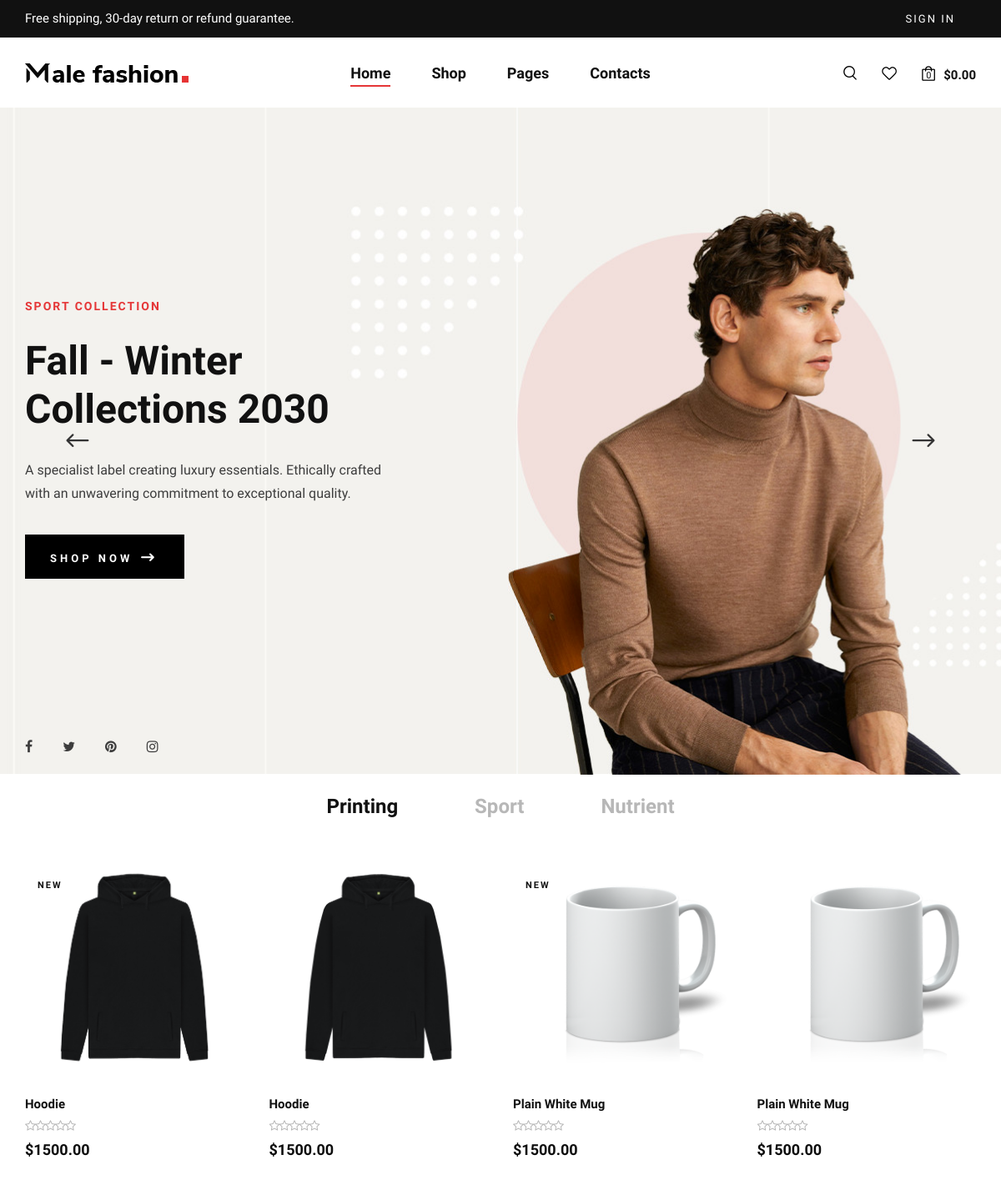
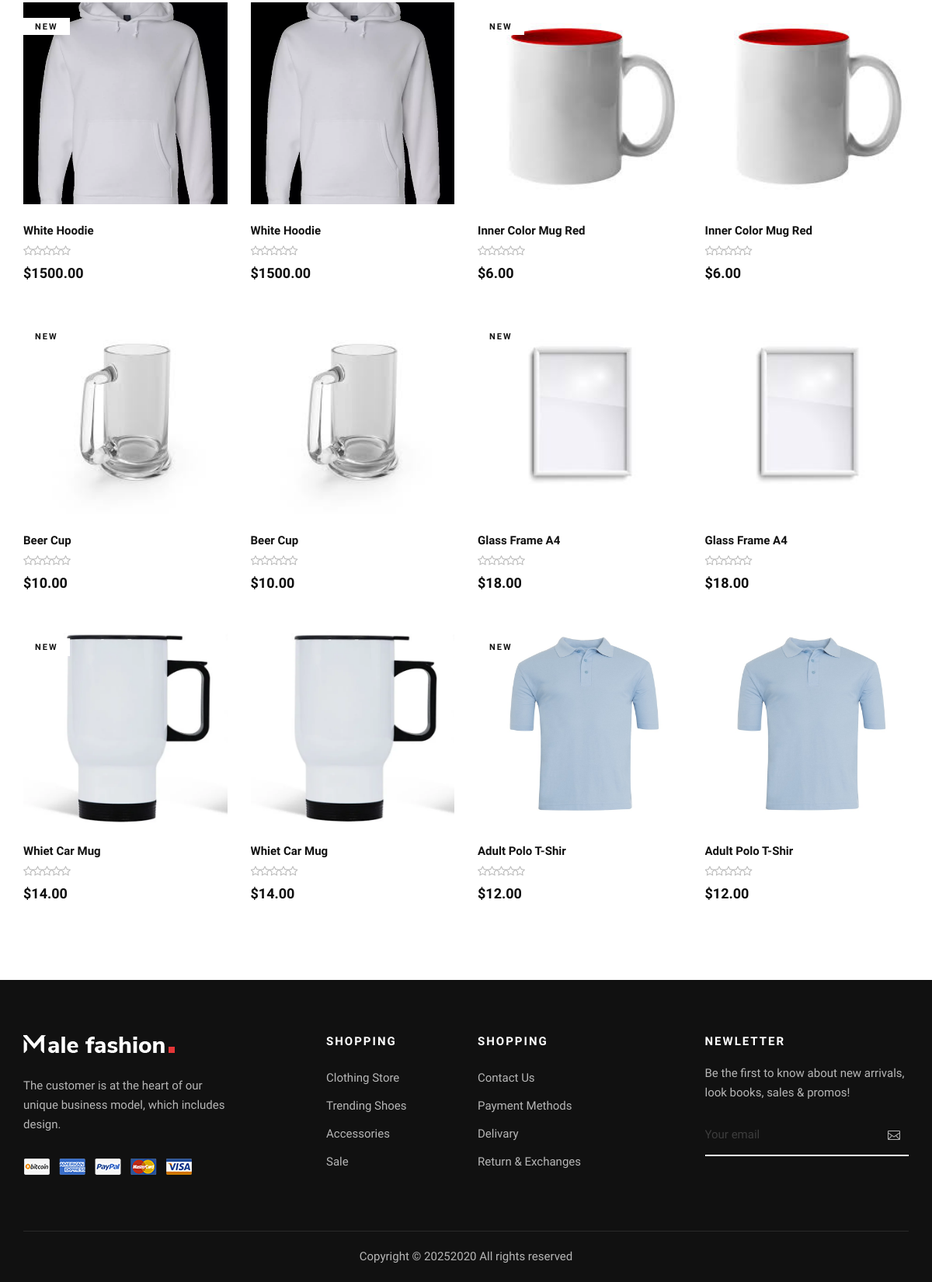
The page / on the database its author committed (2 pictures, top to bottom).
### products/models.py (models this page shows, shortened)
class Product(models.Model):
    name = models.CharField(max_length=255)
    description = models.TextField(null=True)
    price = models.DecimalField(max_digits=10, decimal_places=2)
    category = models.ForeignKey(Category, on_delete=models.CASCADE)
    image = models.ImageField(upload_to='images/')
    stock = models.PositiveBigIntegerField()

### products/views.py (the view)
# urls.py: path('', views.index, name='index'),
def index(request):
    product = Product.objects.all()
    return render(request, 'base/base.html', context={'products': product})

### products/templates/base/base.html (shortened to what this page needs)
<!DOCTYPE html>
<html lang="zxx">
<head>
    {% load static %}
    <link rel="stylesheet" href="{% static 'css/bootstrap.min.css' %}" type="text/css">
    <link rel="stylesheet" href="{% static 'css/font-awesome.min.css' %}" type="text/css">
    <link rel="stylesheet" href="{% static 'css/elegant-icons.css' %}" type="text/css">
    <link rel="stylesheet" href="{% static 'css/magnific-popup.css' %}" type="text/css">
    <link rel="stylesheet" href="{% static 'css/nice-select.css' %}" type="text/css">
    <link rel="stylesheet" href="{% static 'css/owl.carousel.min.css' %}" type="text/css">
    <link rel="stylesheet" href="{% static 'css/slicknav.min.css' %}" type="text/css">
    <link rel="stylesheet" href="{% static 'css/style.css' %}" type="text/css">
</head>
<body>
    <header class="header">
        <div class="header__top">
            <div class="container">
                <div class="row">
                    <div class="col-lg-6 col-md-7">
                        <div class="header__top__left">
                            <p>Free shipping, 30-day return or refund guarantee.</p>
                        </div>
                    </div>
                    <div class="col-lg-6 col-md-5">
                        <div class="header__top__right">
                            <div class="header__top__links">
                                <a href="{% url 'login' %}">Sign in</a>
                            </div>
                        </div>
                    </div>
                </div>
            </div>
        </div>
        <div class="container">
            <div class="row">
                <div class="col-lg-3 col-md-3">
                    <div class="header__logo">
                        <a href="{% url 'index' %}"><img src="{% static 'img/logo.png' %}" alt=""></a>
                    </div>
                </div>
                <div class="col-lg-6 col-md-6">
                    <nav class="header__menu mobile-menu">
                        <ul>
                            <li class="active"><a href="{% url 'index' %}">Home</a></li>
                            <li><a href="{% url 'shop' %}">Shop</a></li>
                            <li><a href="#">Pages</a>
                            </li>
                            <li><a href="./contact.html">Contacts</a></li>
                        </ul>
                    </nav>
                </div>
                <div class="col-lg-3 col-md-3">
                    <div class="header__nav__option">
                        <a href="#" class="search-switch"><img src="{% static 'img/icon/search.png' %}" alt=""></a>
                        <a href="#"><img src="{% static 'img/icon/heart.png' %}" alt=""></a>
                        <a href="{% url 'cart' %}"><img src="{% static 'img/icon/cart.png' %}" alt=""> <span class="cart-count">0</span></a>
                        <div class="price">$0.00</div>
                    </div>
                </div>
            </div>
        </div>
    </header>
    {% block base %}
    <section class="hero">
        <div class="hero__slider owl-carousel">
            <div class="hero__items set-bg" data-setbg="{% static 'img/hero/hero-1.jpg' %}">
                <div class="container">
                    <div class="row">
                        <div class="col-xl-5 col-lg-7 col-md-8">
                            <div class="hero__text">
                                <h6>Sport Collection</h6>
                                <h2>Fall - Winter Collections 2030</h2>
                                <p>A specialist label creating luxury essentials. Ethically crafted with an unwavering
                                commitment to exceptional quality.</p>
                                <a href="{% url 'shop' %}" class="primary-btn">Shop now <span class="arrow_right"></span></a>
                                <div class="hero__social">
                                    <a href="#"><i class="fa fa-facebook"></i></a>
                                    <a href="#"><i class="fa fa-twitter"></i></a>
                                    <a href="#"><i class="fa fa-pinterest"></i></a>
                                    <a href="#"><i class="fa fa-instagram"></i></a>
                                </div>
                            </div>
                        </div>
                    </div>
                </div>
            </div>
        </div>
    </section>
<div style="padding: 10px;">
</div>
    <section class="product spad">
        <div class="container">
            <div class="row">
                <div class="col-lg-12">
                    <ul class="filter__controls">
                        <li class="active" data-filter="*">Printing</li>
                        <li data-filter=".new-arrivals">Sport</li>
                        <li data-filter=".hot-sales">Nutrient</li>
                    </ul>
                </div>
            </div>
            <div class="row product__filter">
                {% for product in  products %}
                <div class="col-lg-3 col-md-6 col-sm-6 col-md-6 col-sm-6 mix new-arrivals">
                    <a href="{% url 'product'  product.id  %}">
                    <div class="product__item">
                        <div class="product__item__pic set-bg" data-setbg="{{ product.image.url }}">
                            <span class="label">New</span>
                        </div>
                        <div class="product__item__text">
                            <h6>{{ product.name }}</h6>
                            <div class="rating">
                                <i class="fa fa-star-o"></i>
                                <i class="fa fa-star-o"></i>
                                <i class="fa fa-star-o"></i>
                                <i class="fa fa-star-o"></i>
                                <i class="fa fa-star-o"></i>
                            </div>
                            <h5>${{ product.price }}</h5>
                        </div>
                    </div>
                </a>
                </div>
                <div class="col-lg-3 col-md-6 col-sm-6 col-md-6 col-sm-6 mix hot-sales">
                    <a href="{% url 'product'  product.id  %}">
                        <div class="product__item">
                            <div class="product__item__pic set-bg" data-setbg="{{ product.image.url }}">
                            </div>
                            <div class="product__item__text">
                                <h6>{{ product.name }}</h6>
                                <div class="rating">
                                    <i class="fa fa-star-o"></i>
                                    <i class="fa fa-star-o"></i>
                                    <i class="fa fa-star-o"></i>
                                    <i class="fa fa-star-o"></i>
                                    <i class="fa fa-star-o"></i>
                                </div>
                                <h5>${{ product.price }}</h5>
                            </div>
                        </div>
                    </a>
                </div>
               {% endfor %}
            </div>
        </div>
    </section>
    {% endblock base %}
    <footer class="footer">
        <div class="container">
            <div class="row">
                <div class="col-lg-3 col-md-6 col-sm-6">
                    <div class="footer__about">
                        <div class="footer__logo">
                            <a href="#"><img src="{% static 'img/footer-logo.png' %}" alt=""></a>
                        </div>
                        <p>The customer is at the heart of our unique business model, which includes design.</p>
                        <a href="#"><img src="{% static 'img/payment.png' %}" alt=""></a>
                    </div>
                </div>
                <div class="col-lg-2 offset-lg-1 col-md-3 col-sm-6">
                    <div class="footer__widget">
                        <h6>Shopping</h6>
                        <ul>
                            <li><a href="#">Clothing Store</a></li>
                            <li><a href="#">Trending Shoes</a></li>
                            <li><a href="#">Accessories</a></li>
                            <li><a href="#">Sale</a></li>
                        </ul>
                    </div>
                </div>
                <div class="col-lg-2 col-md-3 col-sm-6">
                    <div class="footer__widget">
                        <h6>Shopping</h6>
                        <ul>
                            <li><a href="#">Contact Us</a></li>
                            <li><a href="#">Payment Methods</a></li>
                            <li><a href="#">Delivary</a></li>
                            <li><a href="#">Return & Exchanges</a></li>
                        </ul>
                    </div>
                </div>
                <div class="col-lg-3 offset-lg-1 col-md-6 col-sm-6">
                    <div class="footer__widget">
                        <h6>NewLetter</h6>
                        <div class="footer__newslatter">
                            <p>Be the first to know about new arrivals, look books, sales & promos!</p>
                            <form action="#">
                                <input type="text" placeholder="Your email">
                                <button type="submit"><span class="icon_mail_alt"></span></button>
                            </form>
                        </div>
                    </div>
                </div>
            </div>
            <div class="row">
                <div class="col-lg-12 text-center">
                    <div class="footer__copyright__text">
                        <p>Copyright ©
                            2020
                            All rights reserved
                        </p>
                    </div>
                </div>
            </div>
        </div>
    </footer>
</body>
</html>

### rows shown on the page
Product: shows a picture, name "Hoodie", price "1500.00"
Product: shows a picture, name "Plain White Mug", price "1500.00"
Product: shows a picture, name "White Hoodie", price "1500.00"
Product: shows a picture, name "Inner Color Mug Red", price "6.00"
Product: shows a picture, name "Beer Cup", price "10.00"
Product: shows a picture, name "Glass Frame A4", price "18.00"
Product: shows a picture, name "Whiet Car Mug", price "14.00"
Product: shows a picture, name "Adult Polo T-Shir", price "12.00"
